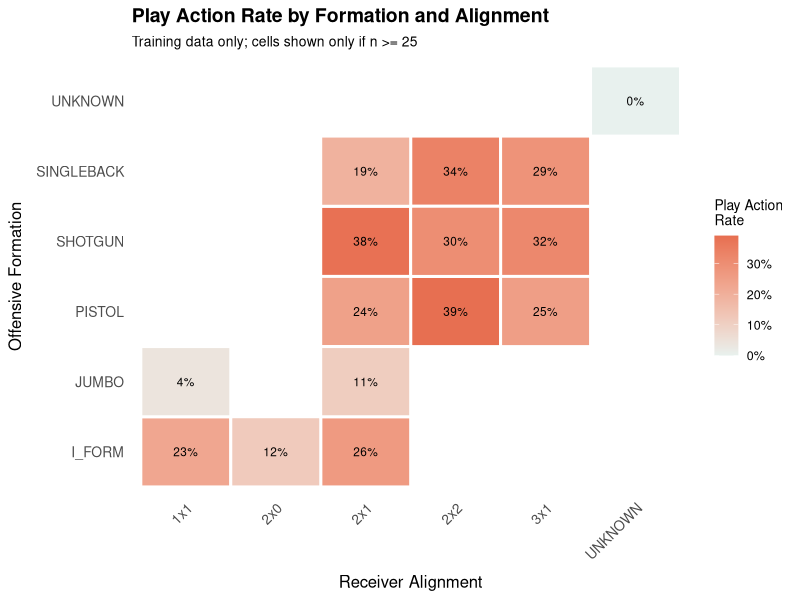
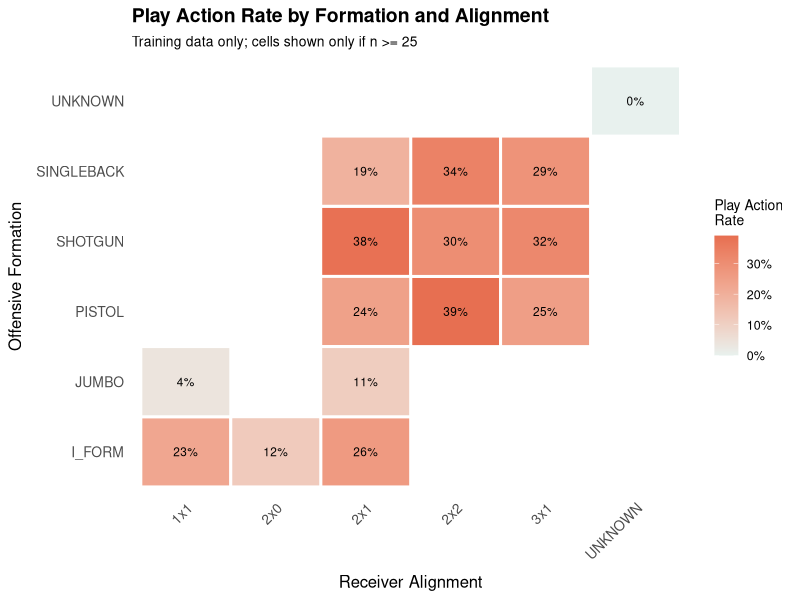

Here is the R script that generated these plots, in order:
############################################################
# Lab 17 Task 1: Baselines and Formation Signal
# Goal: Predict play action pass vs designed run
############################################################

# -----------------------------
# 0. Load packages
# -----------------------------

library(readr)
library(dplyr)
library(ggplot2)
library(tidyr)
library(scales)

# -----------------------------
# 1. Load data
# -----------------------------

# Make sure this CSV is in your working directory.
# In RStudio, you can check with:
# getwd()

pa <- read_csv("17_play-action-vs-run.csv")

# Quick check
glimpse(pa)

# -----------------------------
# 2. Basic data checks
# -----------------------------

# Target:
# playActionPass = 1 means play action dropback pass
# playActionPass = 0 means designed run

table(pa$split)
table(pa$playActionPass)

# Check missingness in the most important variables
pa %>%
  summarize(
    missing_split = sum(is.na(split)),
    missing_target = sum(is.na(playActionPass)),
    missing_formation = sum(is.na(offenseFormation)),
    missing_alignment = sum(is.na(receiverAlignment))
  )

# -----------------------------
# 3. Class balance by split
# -----------------------------

class_balance <- pa %>%
  group_by(split) %>%
  summarize(
    n_plays = n(),
    n_runs = sum(playActionPass == 0, na.rm = TRUE),
    n_play_action = sum(playActionPass == 1, na.rm = TRUE),
    play_action_rate = mean(playActionPass, na.rm = TRUE),
    .groups = "drop"
  ) %>%
  arrange(match(split, c("train", "validation", "test")))

print(class_balance)

# -----------------------------
# 4. Create train / validation / test sets
# -----------------------------

train <- pa %>% filter(split == "train")
valid <- pa %>% filter(split == "validation")
test  <- pa %>% filter(split == "test")

# -----------------------------
# 5. Define log loss function
# -----------------------------

log_loss <- function(actual, predicted) {
  # Avoid log(0) by clipping predictions slightly away from 0 and 1
  eps <- 1e-15
  predicted <- pmin(pmax(predicted, eps), 1 - eps)
  
  -mean(actual * log(predicted) + (1 - actual) * log(1 - predicted))
}

# -----------------------------
# 6. Baseline 1: Training mean
# -----------------------------

train_mean_rate <- mean(train$playActionPass)

cat("\nTraining play action rate:", round(train_mean_rate, 4), "\n")

# Predict same probability for every validation and test play
valid_pred_mean <- rep(train_mean_rate, nrow(valid))
test_pred_mean  <- rep(train_mean_rate, nrow(test))

# Evaluate
valid_logloss_mean <- log_loss(valid$playActionPass, valid_pred_mean)
test_logloss_mean  <- log_loss(test$playActionPass, test_pred_mean)

cat("\nTraining Mean Baseline\n")
cat("Validation log loss:", round(valid_logloss_mean, 4), "\n")
cat("Test log loss:", round(test_logloss_mean, 4), "\n")

# -----------------------------
# 7. Baseline 2: Formation + alignment rate
# -----------------------------

formation_rates <- train %>%
  group_by(offenseFormation, receiverAlignment) %>%
  summarize(
    n_train = n(),
    n_play_action = sum(playActionPass == 1),
    formation_alignment_rate = mean(playActionPass),
    .groups = "drop"
  ) %>%
  arrange(desc(formation_alignment_rate))

print(formation_rates)

# Join training-estimated rates onto validation set
valid_form <- valid %>%
  left_join(
    formation_rates,
    by = c("offenseFormation", "receiverAlignment")
  ) %>%
  mutate(
    pred_formation_rate = if_else(
      is.na(formation_alignment_rate),
      train_mean_rate,
      formation_alignment_rate
    )
  )

# Join training-estimated rates onto test set
test_form <- test %>%
  left_join(
    formation_rates,
    by = c("offenseFormation", "receiverAlignment")
  ) %>%
  mutate(
    pred_formation_rate = if_else(
      is.na(formation_alignment_rate),
      train_mean_rate,
      formation_alignment_rate
    )
  )

# Evaluate formation-rate baseline
valid_logloss_form <- log_loss(
  valid_form$playActionPass,
  valid_form$pred_formation_rate
)

test_logloss_form <- log_loss(
  test_form$playActionPass,
  test_form$pred_formation_rate
)

cat("\nFormation + Alignment Rate Baseline\n")
cat("Validation log loss:", round(valid_logloss_form, 4), "\n")
cat("Test log loss:", round(test_logloss_form, 4), "\n")

# -----------------------------
# 8. Summary table for baselines
# -----------------------------

baseline_results <- tibble(
  Model = c("Training mean", "Formation + alignment rate"),
  Validation_Log_Loss = c(valid_logloss_mean, valid_logloss_form),
  Test_Log_Loss = c(test_logloss_mean, test_logloss_form)
)

print(baseline_results)

# -----------------------------
# 9. Formation/alignment table using training data only
# -----------------------------

# Full table, including small sample cells
formation_signal_table <- formation_rates %>%
  mutate(
    play_action_rate_pct = percent(formation_alignment_rate, accuracy = 0.1)
  ) %>%
  select(
    offenseFormation,
    receiverAlignment,
    n_train,
    n_play_action,
    formation_alignment_rate,
    play_action_rate_pct
  )

print(formation_signal_table)

# More reliable version: require at least 25 training plays
formation_signal_table_25 <- formation_signal_table %>%
  filter(n_train >= 25)

cat("\nFormation/alignment cells with at least 25 training plays:\n")
print(formation_signal_table_25)

# Highest play action rate cells
highest_cells <- formation_signal_table_25 %>%
  arrange(desc(formation_alignment_rate)) %>%
  slice_head(n = 10)

cat("\nHighest play action rate cells, minimum n = 25:\n")
print(highest_cells)

# Lowest play action rate cells
lowest_cells <- formation_signal_table_25 %>%
  arrange(formation_alignment_rate) %>%
  slice_head(n = 10)

cat("\nLowest play action rate cells, minimum n = 25:\n")
print(lowest_cells)

# -----------------------------
# 10. Heatmap of play action rate by formation and alignment
# -----------------------------

plot_data <- formation_signal_table_25 %>%
  mutate(
    pct_label = percent(formation_alignment_rate, accuracy = 1)
  )

p_heatmap <- ggplot(
  plot_data,
  aes(
    x = receiverAlignment,
    y = offenseFormation,
    fill = formation_alignment_rate
  )
) +
  geom_tile(color = "white", linewidth = 1) +
  geom_text(
    aes(label = pct_label),
    size = 3,
    color = "black"
  ) +
  scale_fill_gradient(
    low = "#e8f1ee",
    high = "#e76f51",
    labels = percent_format(accuracy = 1)
  ) +
  labs(
    title = "Play Action Rate by Formation and Alignment",
    subtitle = "Training data only; cells shown only if n >= 25",
    x = "Receiver Alignment",
    y = "Offensive Formation",
    fill = "Play Action\nRate"
  ) +
  theme_minimal(base_size = 12) +
  theme(
    plot.title = element_text(face = "bold", size = 14),
    plot.subtitle = element_text(size = 10),
    axis.title.x = element_text(size = 12, margin = margin(t = 8)),
    axis.title.y = element_text(size = 12, margin = margin(r = 8)),
    axis.text.x = element_text(angle = 45, hjust = 1, size = 10),
    axis.text.y = element_text(size = 10),
    panel.grid = element_blank(),
    legend.title = element_text(size = 10),
    legend.text = element_text(size = 9)
  )

print(p_heatmap)

ggsave(
  "task1_play_action_heatmap.png",
  plot = p_heatmap,
  width = 10,
  height = 4.8,
  dpi = 300
)
